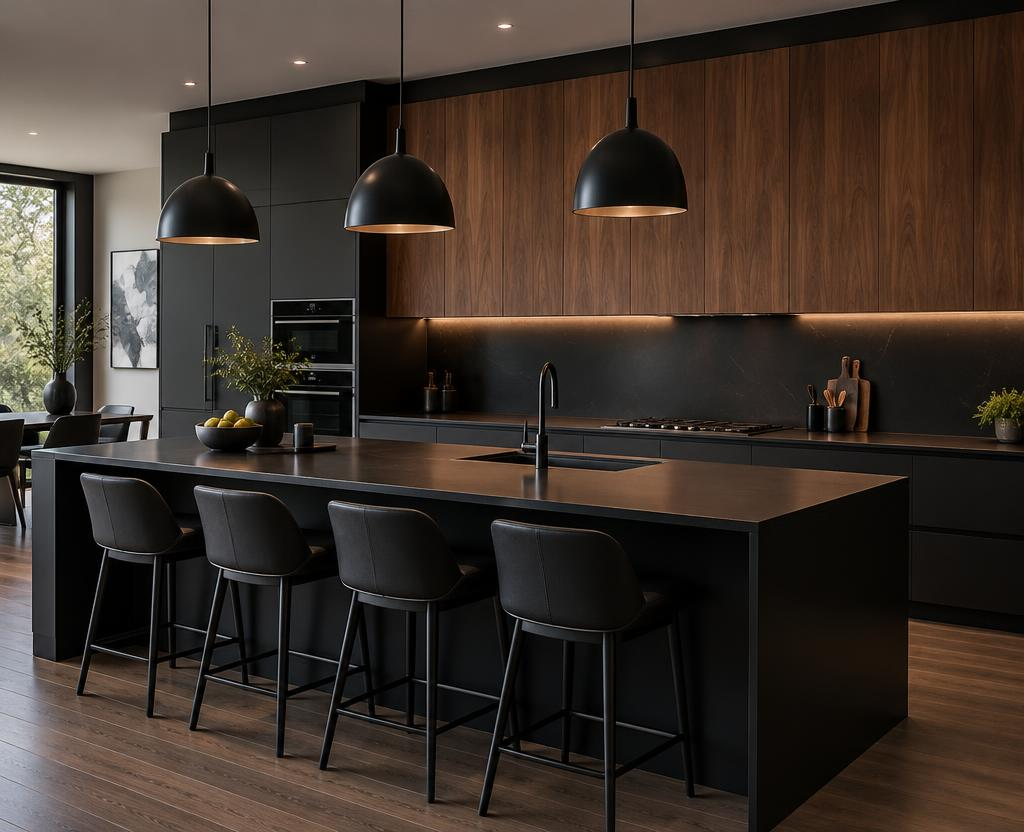
#> input picture src/assets/black-kitchen.jpg, 1024 x 832 px
$ python plan-masks.py ../src/assets/black-kitchen.jpg ../src/assets/contact-samples.jpg
#> lines starting #> are read from the running program, lines starting #| are printed output that depends on the picture; after the words box and inside, x2 and y2 are one past the last pixel; in counts of white or black regions, pixels touching at a corner belong together
"""Build cabinet-front masks for the 2D plan images.
usage: python3 masks.py SRC OUT [DEBUG.png] [--neutral NEUTRAL.png] [x,y ...] [+x,y ...]
                        [~x,y ...] [#x,y,x,y,x,y ...]
  x,y   (source pixels) removes the white region under that point (a wall, backsplash or window).
  +x,y  always keeps the white region under that point, even when it is too large or too narrow
        for the automatic filter: tall end panels, columns and peninsula ends.
  ~x,y  keeps the timber-coloured panel under that point (doors drawn in wood, not white).
  #x,y,x,y,...  keeps the timber-coloured pixels inside this polygon. Used where a wood panel
        touches the wood floor with no closed outline between them (the island front).
  --neutral OUT  also writes a transparent overlay that redraws every timber panel as a near-white
        grey that keeps the panel's outlines, door gaps and soft lighting but drops its grain, so
        the finish multiplied on top looks the same as it does on the white doors."""
import sys, numpy as np
from PIL import Image, ImageDraw
from scipy import ndimage
src, out = sys.argv[1], sys.argv[2]
args = sys.argv[3:]
dbg = args.pop(0) if args and args[0].lower().endswith('.png') else None
neutral = None
if '--neutral' in args:
    k = args.index('--neutral'); neutral = args[k+1]; del args[k:k+2]
pts = [tuple(map(int, p.split(','))) for p in args if p[0].isdigit()]
add = [tuple(map(int, p[1:].split(','))) for p in args if p.startswith('+')]
wood = [tuple(map(int, p[1:].split(','))) for p in args if p.startswith('~')]
polys = [list(map(int, p[1:].split(','))) for p in args if p.startswith('#')]
im = Image.open(src).convert('RGBA'); a = np.asarray(im).astype(int)
r,g,b,al = a[...,0],a[...,1],a[...,2],a[...,3]
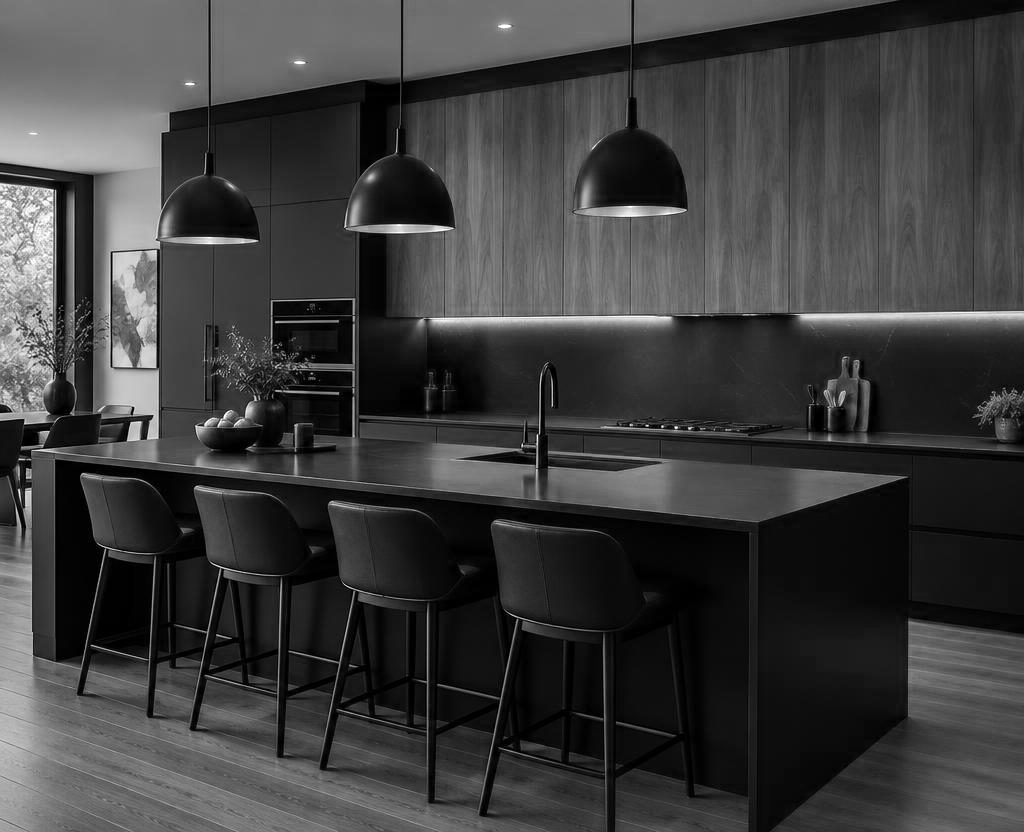
#> r: shape (832, 1024) int64; min 0, max 255, mean 61.2
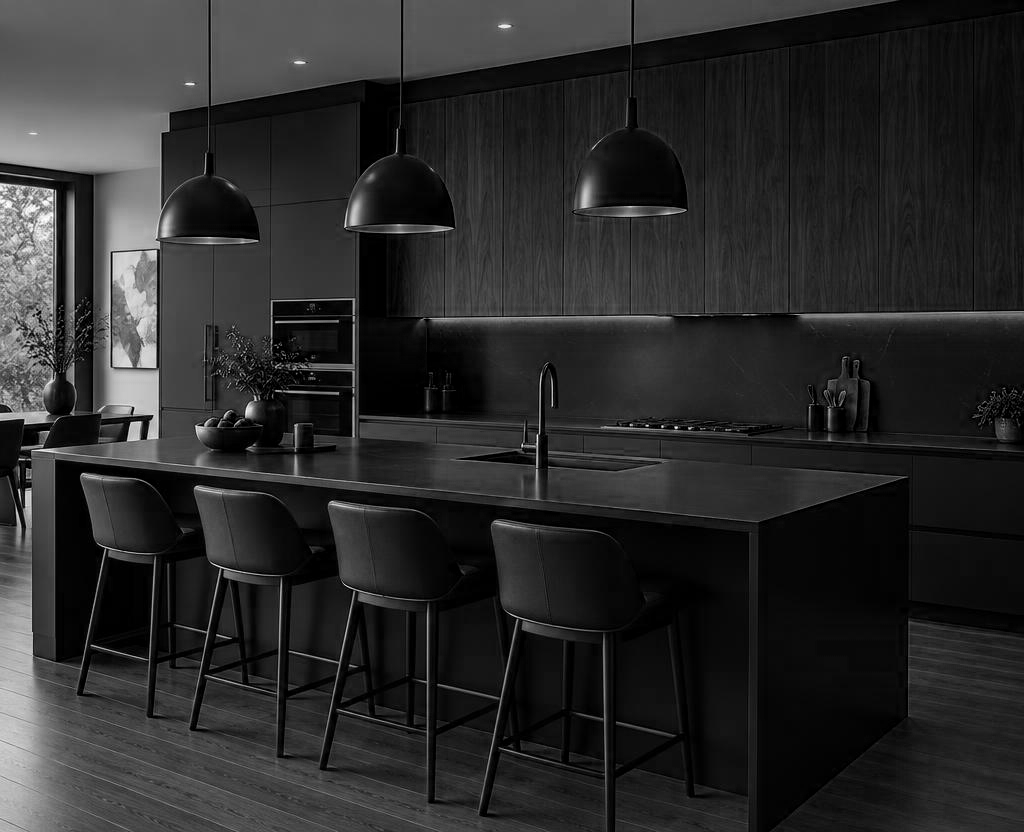
#> b: shape (832, 1024) int64; min 0, max 255, mean 42.5
#> al: shape (832, 1024) int64; every value is 255
H,W = r.shape
#> H = 832; W = 1024
sat = np.max(a[...,:3],-1)-np.min(a[...,:3],-1)
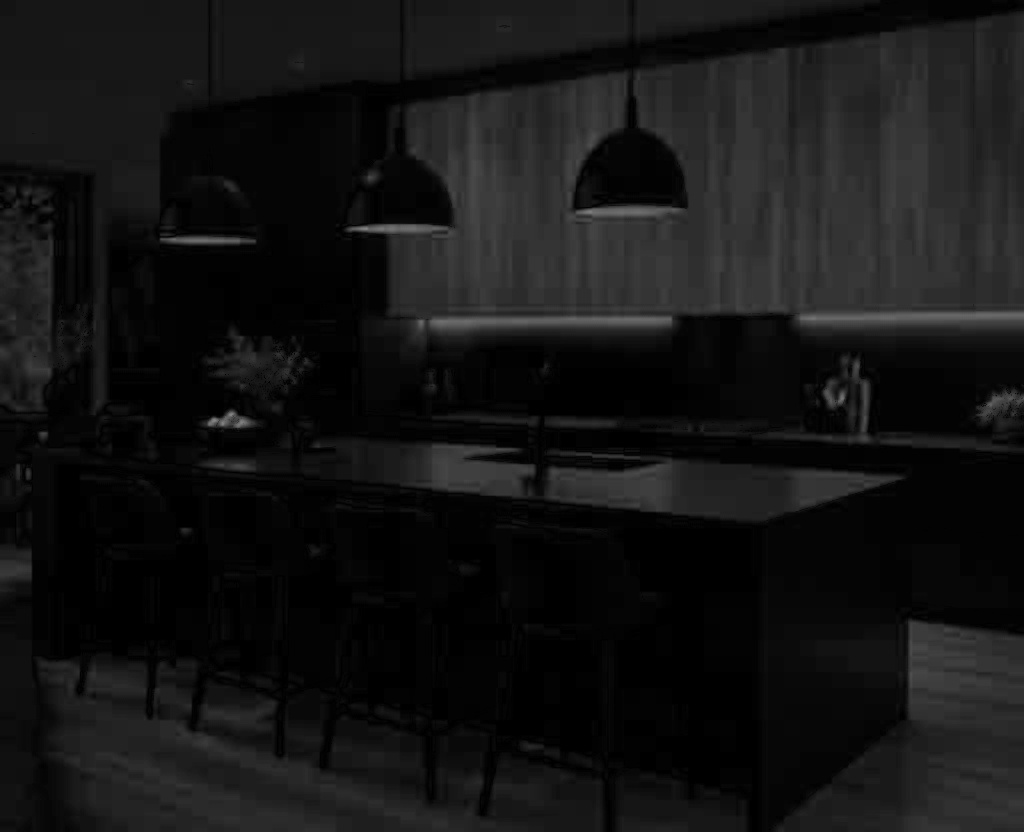
#> sat: shape (832, 1024) int64; min 0, max 133, mean 20
white = (r>238)&(g>238)&(b>238)&(al>200)
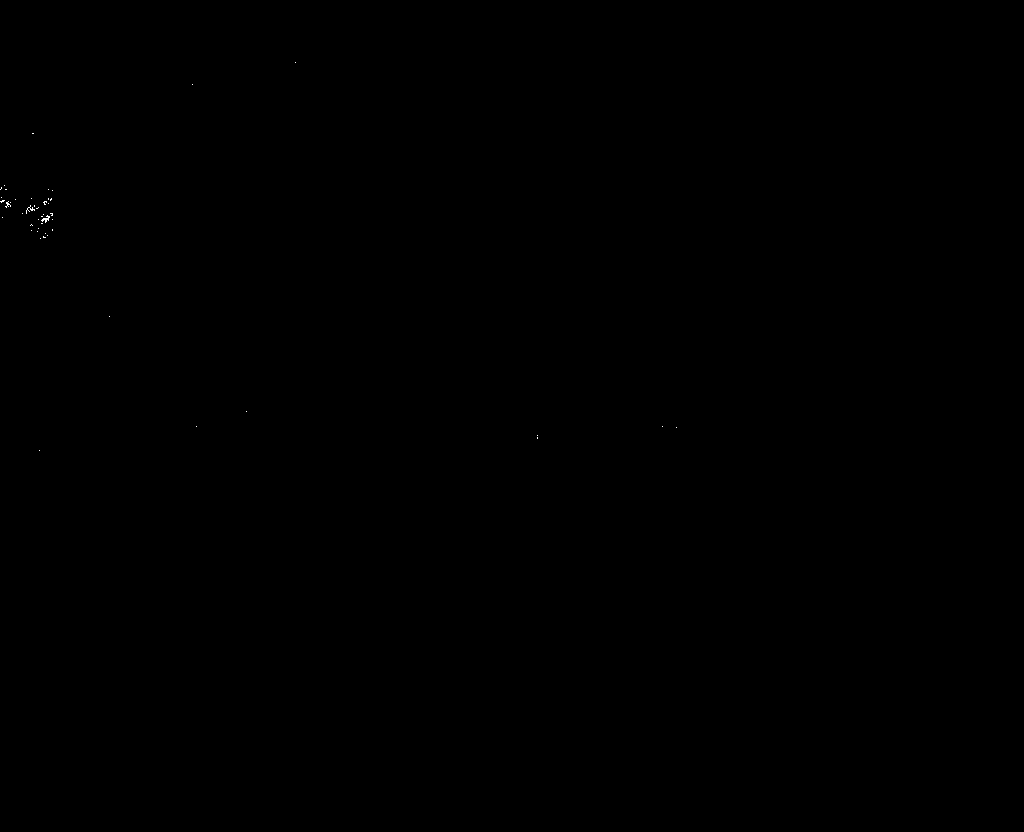
#> white: shape (832, 1024) bool; 0.02% white in thin lines or dots, all inside (x1, y1, x2, y2) = (0, 62, 677, 451)
lab, n = ndimage.label(white)
#> lab: shape (832, 1024) int32; 62 distinct labels, from 0 to 61
#> n = 61
objs = ndimage.find_objects(lab)
#> objs = 61 items
keep = np.zeros(n+1,bool)
for i,sl in enumerate(objs,1):
    reg = lab[sl]==i; sz = reg.sum()
    if sz < 120: continue
    h = sl[0].stop-sl[0].start; w = sl[1].stop-sl[1].start
    if sl[0].start==0 or sl[1].start==0 or sl[0].stop==H or sl[1].stop==W: continue
    if sz > 0.06*H*W or sz/(h*w) < 0.45 or w > 0.45*W: continue
    # ring of neighbouring pixels must be neutral line-work, not photo colour
    y0,y1 = max(0,sl[0].start-3), min(H,sl[0].stop+3); x0,x1 = max(0,sl[1].start-3), min(W,sl[1].stop+3)
    rr = lab[y0:y1,x0:x1]==i
    ring = ndimage.binary_dilation(rr, iterations=3) & ~rr
    if np.mean(sat[y0:y1,x0:x1][ring] > 40) > 0.25: continue
    keep[i]=True
#> this loop made 61 passes
#> (reg, sz) on passes 1 to 12: ([True], 1), ([True], 1), ([[True, True]], 2), ([True], 1), ([True, True], 2), ([True], 1), ([[True, True]], 2), ([True], 1), ([True], 1), ([True], 1), ([True], 1), ([True, True], 2)
#> sz on passes 15, 17, 18, 27, 35, 37: 8, 9, 9, 11, 6, 30
for x,y in pts:
    keep[lab[y,x]] = False
for x,y in add:
    if not lab[y,x]: sys.exit(f"{src}: +{x},{y} is not on a white region")
    keep[lab[y,x]] = True
m = ndimage.binary_dilation(keep[lab], iterations=1)
#> m: shape (832, 1024) bool; every value is 0

# Timber panels: warm, mid-tone pixels. Dark grain knots and door gaps are filled in afterwards.
lum = (r*299 + g*587 + b*114) / 1000
timber = (r-b > 30) & (r >= g) & (g >= b) & (lum > 90) & (lum < 235) & (al > 200)
#> timber: shape (832, 1024) bool; 4.8% white; 740 white regions (647 under 20 px), largest, box (x1, y1, x2, y2) and area: (56, 726, 338, 832) 7234, (67, 703, 459, 832) 3111, (429, 444, 535, 498) 2499
tlab, _ = ndimage.label(timber)
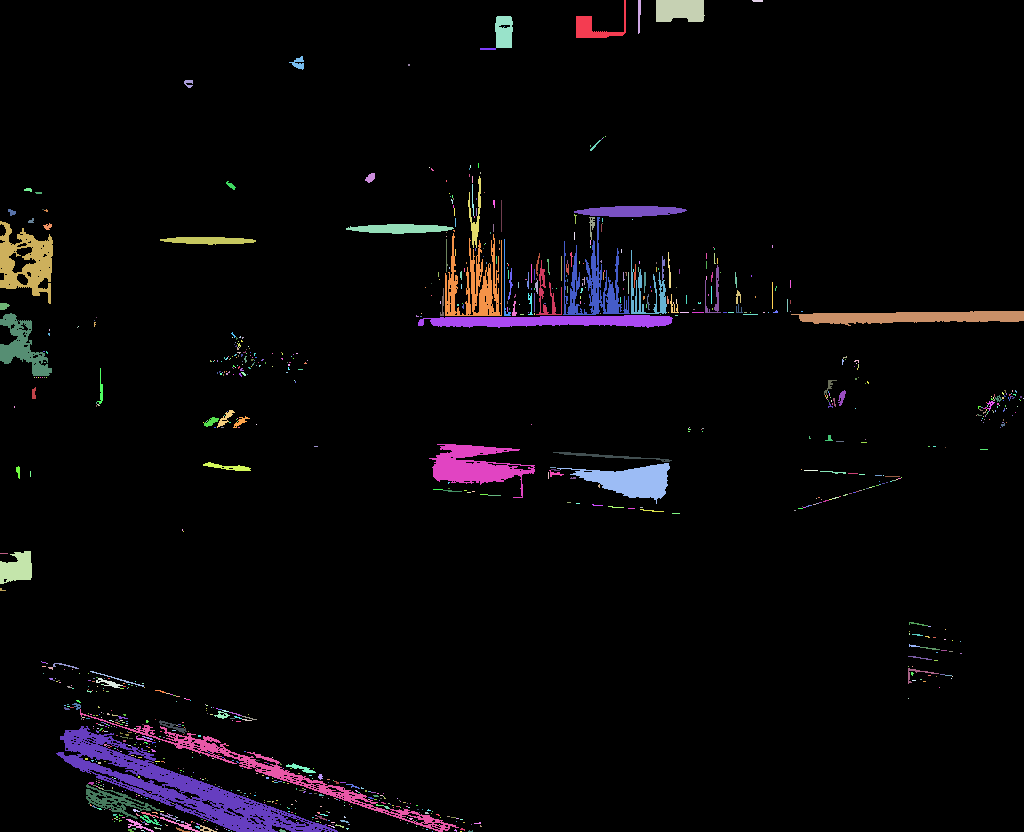
#> tlab: shape (832, 1024) int32; 1072 distinct labels, from 0 to 1071; one colour per label, 0 black
t = np.zeros((H,W), bool)
for x,y in wood:
    if not tlab[y,x]: sys.exit(f"{src}: ~{x},{y} is not on a timber panel")
    t |= tlab == tlab[y,x]
# Take in thin timber slivers cut off by a single line (a cabinet's underside or top edge).
# Not done for polygons: there the next timber beyond the outline is the floor.
t |= timber & ndimage.binary_dilation(t, iterations=3)
for poly in polys:
    p = Image.new('L', (W,H), 0); ImageDraw.Draw(p).polygon(list(zip(poly[::2], poly[1::2])), fill=1)
    t |= timber & (np.asarray(p) > 0)
if t.any():
    # Bridge the 1-3px door gaps and grain streaks, then take the outline pixels too, like the
    # 1px dilation of the white regions above.
    t = ndimage.binary_fill_holes(ndimage.binary_closing(t, iterations=4))
    t = ndimage.binary_dilation(t, iterations=1)
    m |= t
if neutral:
    o = np.zeros((H,W,4), 'uint8')
    if t.any():
        # Broad lighting: the panel's luminance blurred well past the grain, mapped to 236-252.
        wgt = ndimage.gaussian_filter(t.astype(float), 14)
        broad = ndimage.gaussian_filter(np.where(t, lum, 0), 14) / np.maximum(wgt, 1e-6)
        lo, hi = np.percentile(broad[t], [5, 95])
        shade = 236 + 16 * np.clip((broad - lo) / max(hi - lo, 1), 0, 1)
        # Line-work: door gaps and outlines are much darker than the grain around them.
        local = ndimage.median_filter(lum, size=9)
        line = np.clip((local - lum - 25) / 60, 0, 1)
        v = shade * (1 - line) + np.minimum(lum, shade) * line
        o[t, :3] = np.clip(v[t], 0, 255).astype('uint8')[:, None]
        o[t, 3] = 255
    Image.fromarray(o, 'RGBA').save(neutral, optimize=True)
o = Image.new('RGBA',(W,H),(0,0,0,0)); o.putalpha(Image.fromarray((m*255).astype('uint8'),'L')); o.save(out, optimize=True)
#> after `o = Image.new('RGBA', (W, H), (0, 0, 0, 0))`: o: PIL image 1024x832 RGBA; every value is 0
if dbg:
    arr=np.asarray(im.convert('RGB')).copy(); arr[m]=[200,60,40]
    d=Image.fromarray(arr); dr=ImageDraw.Draw(d)
    for x in range(0,W,100): dr.line([(x,0),(x,H)],fill=(0,0,255) if x%500==0 else (150,150,255))
    for y in range(0,H,100): dr.line([(0,y),(W,y)],fill=(0,0,255) if y%500==0 else (150,150,255))
    d.save(dbg)
print(src, int(keep.sum()), 'timber px', int(t.sum()))
#| ../src/assets/black-kitchen.jpg 0 timber px 0
